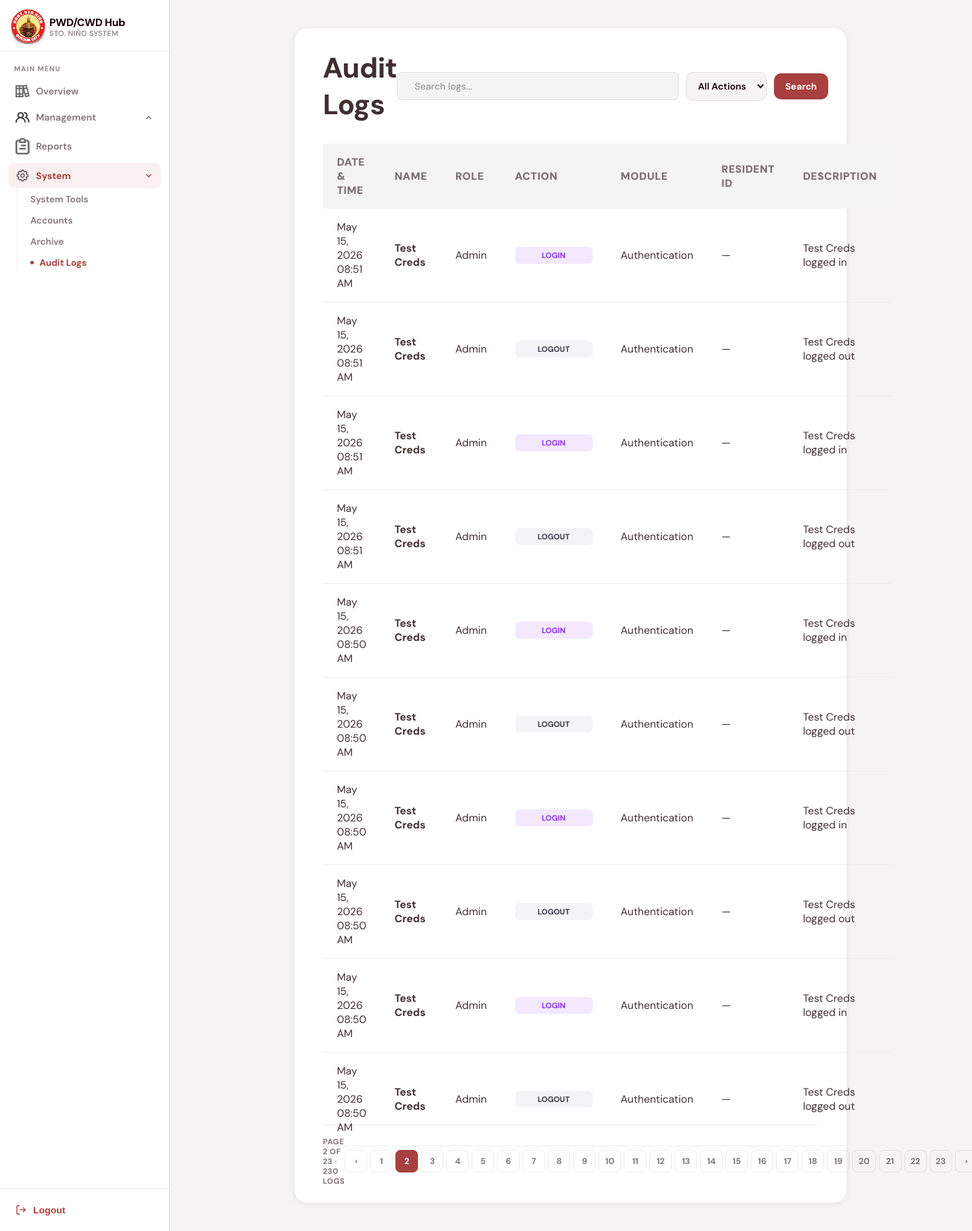
Page /auditlogs.php?page=2 (signed in) on the committed database.
### tables this page shows
CREATE TABLE `audit_logs` (
  `ID` int(11) NOT NULL AUTO_INCREMENT,
  `admin_id` int(11) DEFAULT NULL,
  `admin_name` varchar(100) NOT NULL,
  `role` varchar(50) NOT NULL,
  `resident_id` int(11) DEFAULT NULL,
  `action` varchar(50) NOT NULL,
  `module` varchar(100) NOT NULL,
  `description` text NOT NULL,
  `created_at` timestamp NOT NULL DEFAULT current_timestamp(),
  PRIMARY KEY (`ID`),
  KEY `audit_logs_admin_id_idx` (`admin_id`),
  KEY `audit_logs_resident_id_idx` (`resident_id`),
  CONSTRAINT `audit_logs_admin_fk` FOREIGN KEY (`admin_id`) REFERENCES `admincreds` (`ID`) ON DELETE SET NULL ON UPDATE CASCADE,
  CONSTRAINT `audit_logs_resident_fk` FOREIGN KEY (`resident_id`) REFERENCES `residents` (`ID`) ON DELETE SET NULL ON UPDATE CASCADE
);

### func/getAuditLogs.php (called while the page is built, shortened)
<?php
require_once("db.php");
$per_page = 10;
$current_page = isset($_GET["page"]) && is_numeric($_GET["page"]) ? (int)$_GET["page"] : 1;
$offset = ($current_page - 1) * $per_page;
$search = trim($_GET["search"] ?? "");
$conditions = [];
$params = [];
$types = "";
$where = count($conditions) > 0 ? "WHERE " . implode(" AND ", $conditions) : "";
$count_sql = "SELECT COUNT(*) AS total FROM audit_logs $where";
$count_stmt = mysqli_prepare($conn, $count_sql);
mysqli_stmt_execute($count_stmt);
$count_result = mysqli_stmt_get_result($count_stmt);
$total_rows = mysqli_fetch_assoc($count_result)["total"];
$total_pages = max(1, ceil($total_rows / $per_page));
$data_sql = "SELECT * FROM audit_logs $where ORDER BY created_at DESC LIMIT ? OFFSET ?";
$data_params = array_merge($params, [$per_page, $offset]);
$data_types = $types . "ii";
$data_stmt = mysqli_prepare($conn, $data_sql);
mysqli_stmt_bind_param($data_stmt, $data_types, ...$data_params);
mysqli_stmt_execute($data_stmt);
$audit_result = mysqli_stmt_get_result($data_stmt);
function buildQuery($page, $extra = []) {
    $params = array_merge($_GET, ["page" => $page], $extra);
    return "?" . http_build_query($params);
}
function actionBadge($action) {
    $action = strtoupper($action);
    return match ($action) {
    "CREATE"  => "badge-create",
    "UPDATE"  => "badge-update",
    "APPROVE" => "badge-restore",
    "REJECT"  => "badge-delete",
    "ARCHIVE" => "badge-archive",
    "RESTORE" => "badge-restore",
    "DELETE"  => "badge-delete",
    "LOGIN"   => "badge-login",
    default   => "badge-default",
};
}
?>

### auditlogs.php (the view, shortened to what this page needs)
<?php
require_once("func/getAuditLogs.php");
?>
<!DOCTYPE html>
<html lang="en">
<head>
<link rel="stylesheet" href="css/auditlogs.css">
</head>
<body>
<aside class="sidebar">
  <div class="sidebar-brand">
    <div class="brand-icon">
      <img src="assets/barangay-logo.png" width="50">
    </div>
    <div class="brand-text">
      <span class="brand-name">PWD/CWD Hub</span>
      <span class="brand-sub">Sto. Niño System</span>
    </div>
  </div>
  <nav class="sidebar-nav">
    <div class="nav-section-label">Main Menu</div>
    <div class="nav-group">
      <a class="nav-item" href="dashboard.php">
        <img src="assets/overviewicon.png" width="20">
        Overview
      </a>
    </div>
    <div class="nav-group">
      <a class="nav-item" href="#" onclick="toggleMenu(event,'mgmt-sub')">
        <img src="assets/users.png" width="20">
        Management
        <svg class="chevron" viewBox="0 0 24 24"><polyline points="6 15 12 9 18 15"/></svg>
      </a>
    </div>
    <div class="nav-group">
      <a class="nav-item" href="reports.php">
        <img src="assets/reporticon.png" width="20">
        Reports
      </a>
    </div>
    <div class="nav-group">
      <a class="nav-item active open" href="#" onclick="toggleMenu(event,'system-sub')">
        <img src="assets/settingicon.png" width="20">
        System
        <svg class="chevron" viewBox="0 0 24 24"><polyline points="6 15 12 9 18 15"/></svg>
      </a>
      <div class="nav-sub open" id="system-sub">
        <a class="nav-sub-item" href="system.php">System Tools</a>
        <a class="nav-sub-item" href="account.php">Accounts</a>
        <a class="nav-sub-item" href="archive.php">Archive</a>
        <a class="nav-sub-item active" href="auditlogs.php">Audit Logs</a>
      </div>
    </div>
  </nav>
  <div class="sidebar-footer">
    <button class="logout-btn" onclick="logout()">
      <svg viewBox="0 0 24 24"><path d="M9 21H5a2 2 0 0 1-2-2V5a2 2 0 0 1 2-2h4"/><polyline points="16 17 21 12 16 7"/><line x1="21" y1="12" x2="9" y2="12"/></svg>
      Logout
    </button>
  </div>
</aside>
<main class="main-content">
  <div class="content-card">
    <div class="card-header">
      <div class="page-title">
        <h1>Audit Logs</h1>
      </div>
      <form method="GET" action="auditlogs.php" class="filter-form">
        <div class="search-bar">
          <input type="text" name="search" placeholder="Search logs..." value="<?= htmlspecialchars($search) ?>">
        </div>
        <select name="action" onchange="this.form.submit()">
          <option value="">All Actions</option>
        </select>
        <button type="submit" class="btn-filter">Search</button>
      </form>
    </div>
    <div class="table-wrap">
      <table class="data-table">
        <thead>
          <tr>
            <th>Date & Time</th>
            <th>Name</th>
            <th>Role</th>
            <th>Action</th>
            <th>Module</th>
            <th>Resident ID</th>
            <th>Description</th>
          </tr>
        </thead>
        <tbody>
          <?php if (mysqli_num_rows($audit_result) === 0): ?>
            <tr>
              <td colspan="7" class="empty">No audit logs found.</td>
            </tr>
          <?php else: ?>
            <?php while ($log = mysqli_fetch_assoc($audit_result)): ?>
              <tr>
                <td><?= htmlspecialchars(date("M d, Y h:i A", strtotime($log["created_at"]))) ?></td>
                <td class="fw-bold"><?= htmlspecialchars($log["admin_name"] ?? "Unknown") ?></td>
                <td><?= htmlspecialchars(ucfirst($log["role"] ?? "N/A")) ?></td>
                <td>
                  <span class="badge <?= actionBadge($log["action"]) ?>">
                    <?= htmlspecialchars($log["action"]) ?>
                  </span>
                </td>
                <td><?= htmlspecialchars($log["module"]) ?></td>
                <td><?= htmlspecialchars($log["resident_id"] ?? "—") ?></td>
                <td><?= htmlspecialchars($log["description"]) ?></td>
              </tr>
            <?php endwhile; ?>
          <?php endif; ?>
        </tbody>
      </table>
    </div>
    <div class="pagination">
      <span class="pagination-info">
        Page <?= $current_page ?> of <?= $total_pages ?> · <?= $total_rows ?> log<?= $total_rows != 1 ? "s" : "" ?>
      </span>
      <div class="pagination-btns">
        <a href="<?= buildQuery($current_page - 1) ?>" class="page-btn <?= $current_page <= 1 ? 'disabled' : '' ?>">‹</a>
        <?php for ($i = 1; $i <= $total_pages; $i++): ?>
          <a href="<?= buildQuery($i) ?>" class="page-btn <?= $i === $current_page ? 'active' : '' ?>">
            <?= $i ?>
          </a>
        <?php endfor; ?>
        <a href="<?= buildQuery($current_page + 1) ?>" class="page-btn <?= $current_page >= $total_pages ? 'disabled' : '' ?>">›</a>
      </div>
    </div>
  </div>
</main>
</body>
</html>

### rows in the picture
audit_logs: created_at "May 15, 2026 08:51 AM", admin_name "Test Creds", role "Admin", action "LOGIN", module "Authentication", resident "—", description "Test Creds logged in"
audit_logs: created_at "May 15, 2026 08:51 AM", admin_name "Test Creds", role "Admin", action "LOGOUT", module "Authentication", resident "—", description "Test Creds logged out"
audit_logs: created_at "May 15, 2026 08:51 AM", admin_name "Test Creds", role "Admin", action "LOGIN", module "Authentication", resident "—", description "Test Creds logged in"
audit_logs: created_at "May 15, 2026 08:51 AM", admin_name "Test Creds", role "Admin", action "LOGOUT", module "Authentication", resident "—", description "Test Creds logged out"
audit_logs: created_at "May 15, 2026 08:50 AM", admin_name "Test Creds", role "Admin", action "LOGIN", module "Authentication", resident "—", description "Test Creds logged in"
audit_logs: created_at "May 15, 2026 08:50 AM", admin_name "Test Creds", role "Admin", action "LOGOUT", module "Authentication", resident "—", description "Test Creds logged out"
audit_logs: created_at "May 15, 2026 08:50 AM", admin_name "Test Creds", role "Admin", action "LOGIN", module "Authentication", resident "—", description "Test Creds logged in"
audit_logs: created_at "May 15, 2026 08:50 AM", admin_name "Test Creds", role "Admin", action "LOGOUT", module "Authentication", resident "—", description "Test Creds logged out"
audit_logs: created_at "May 15, 2026 08:50 AM", admin_name "Test Creds", role "Admin", action "LOGIN", module "Authentication", resident "—", description "Test Creds logged in"
audit_logs: created_at "May 15, 2026 08:50 AM", admin_name "Test Creds", role "Admin", action "LOGOUT", module "Authentication", resident "—", description "Test Creds logged out"

### other values in the picture
$current_page "2"
$total_pages "23"
$total_rows "230"
